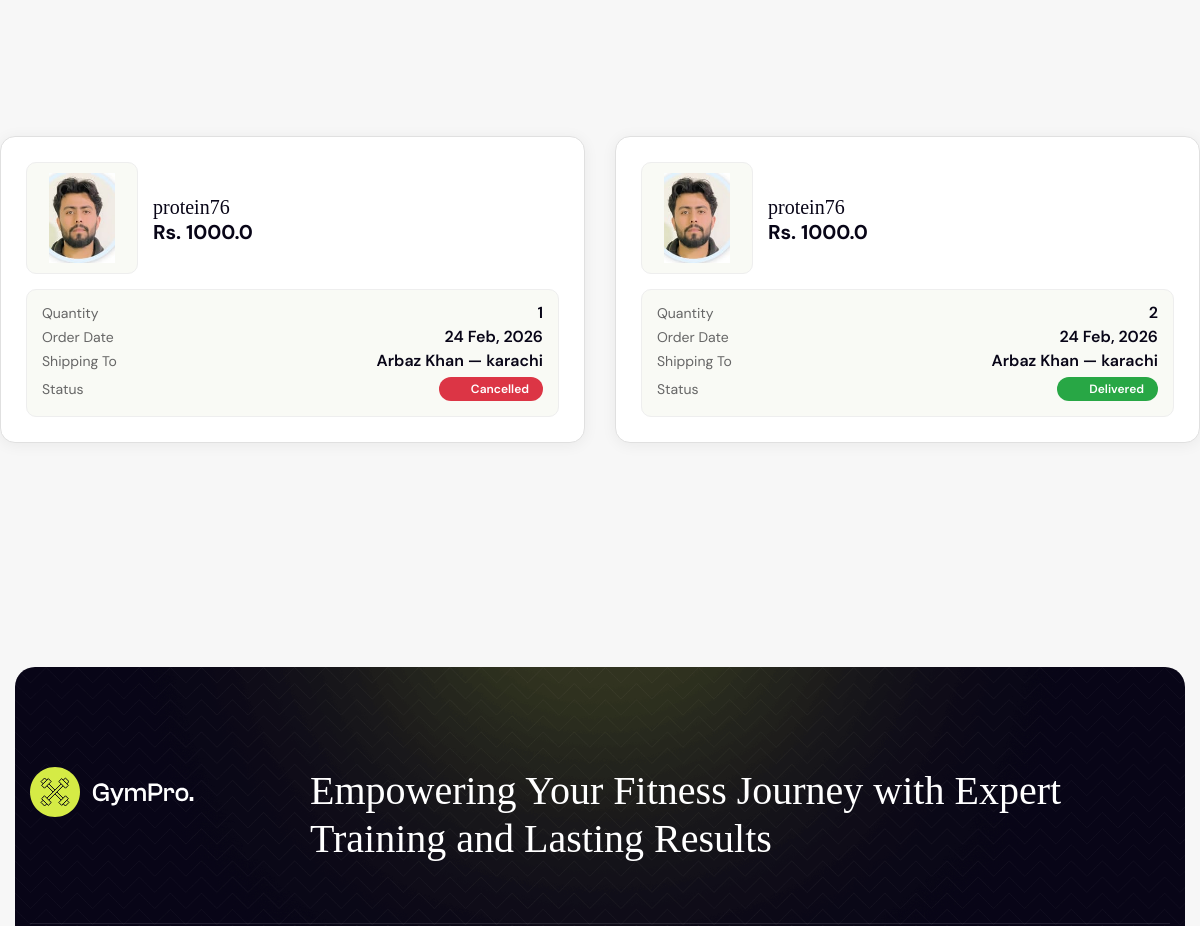
The page /orders/ (signed in, middle part) on the database as committed earlier.
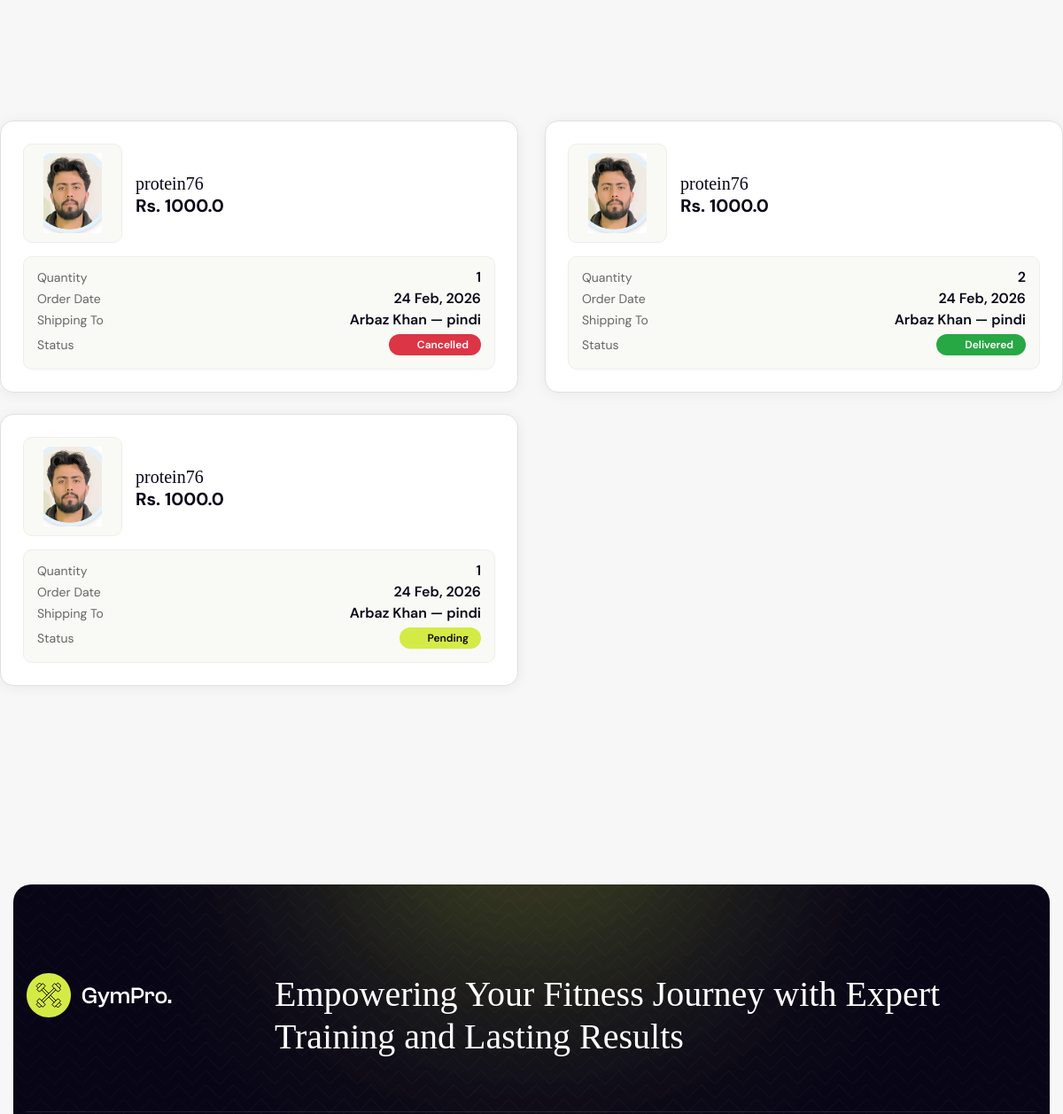
The same page on the database as committed later.
### GYM/models.py (models this page shows, shortened)
class OrderPlaced(models.Model):
    user = models.ForeignKey(User,on_delete=models.CASCADE)
    customer = models.ForeignKey(Customer,on_delete=models.CASCADE)
    product = models.ForeignKey(Product,on_delete=models.CASCADE)
    quantity = models.PositiveIntegerField(default=1)
    ordered_date = models.DateTimeField(auto_now_add=True)
    status = models.CharField(choices=status_choices,max_length=50,default='pending')

class Product(models.Model):
    product_id = models.CharField(max_length=100)
    title = models.CharField(max_length = 200)
    selling_price = models.FloatField(max_length=200)
    discounted_price = models.FloatField(max_length=100)
    description = models.CharField(max_length=200)
    brand = models.CharField(max_length=200)
    category = models.CharField(choices=category_choices,max_length=100)
    product_image = models.ImageField()

class Customer(models.Model):
    user = models.ForeignKey(User,on_delete=models.CASCADE)
    name = models.CharField(max_length=50)
    locality = models.CharField(max_length=100)
    zipcode = models.IntegerField(validators=[MinValueValidator(10000), MaxValueValidator(99999)])
    state = models.CharField(choices=state_choices,max_length=100)

### GYM/views.py (the view)
# urls.py: path('orders/', views.orders, name='orders'),
def orders(request):
    user = request.user
    orders = OrderPlaced.objects.filter(user=user)
    return render(request, 'GYM/orders.html', {'orders': orders})

### GYM/templates/GYM/orders.html (shortened to what this page needs)
{% extends 'GYM/base.html' %}
{% load static %}
{% block content %}
    <section class="page-program-single">
        <div class="container" style="padding: 80px 0;">
            {% if orders %}
            <div class="row">
                {% for order in orders %}
                <div class="col-lg-6 mb-4">
                    <div class="wow fadeInUp" data-wow-delay="0.{{ forloop.counter }}s" style="background: #fff; border: 1px solid #e0e0e0; border-radius: 15px; padding: 25px; height: 100%; box-shadow: 0 2px 15px rgba(0,0,0,0.06);">
                        <div class="d-flex align-items-center" style="margin-bottom: 15px;">
                            <div style="background: #f9faf5; border: 1px solid #eee; border-radius: 10px; padding: 10px; margin-right: 15px;">
                                <img src="{{ order.product.product_image.url }}" alt="{{ order.product.title }}" style="width: 90px; height: 90px; object-fit: contain; border-radius: 8px;">
                            </div>
                            <div style="flex: 1;">
                                <h5 style="color: var(--primary-color); margin: 0 0 5px;">{{ order.product.title }}</h5>
                                <span style="color: var(--primary-color); font-size: 20px; font-weight: 700;">Rs. {{ order.product.discounted_price }}</span>
                            </div>
                        </div>
                        <div style="background: #f9faf5; border: 1px solid #eee; border-radius: 10px; padding: 15px;">
                            <div style="display: flex; justify-content: space-between; margin-bottom: 8px;">
                                <span style="color: #666; font-size: 14px;">Quantity</span>
                                <span style="color: var(--primary-color); font-weight: 600;">{{ order.quantity }}</span>
                            </div>
                            <div style="display: flex; justify-content: space-between; margin-bottom: 8px;">
                                <span style="color: #666; font-size: 14px;">Order Date</span>
                                <span style="color: var(--primary-color); font-weight: 600;">{{ order.ordered_date|date:"d M, Y" }}</span>
                            </div>
                            <div style="display: flex; justify-content: space-between; margin-bottom: 8px;">
                                <span style="color: #666; font-size: 14px;">Shipping To</span>
                                <span style="color: var(--primary-color); font-weight: 600;">{{ order.customer.name }} — {{ order.customer.state }}</span>
                            </div>
                            <div style="display: flex; justify-content: space-between; align-items: center;">
                                <span style="color: #666; font-size: 14px;">Status</span>
                                {% if order.status == 'delivered' %}
                                <span style="background: #28a745; color: #fff; padding: 4px 14px; border-radius: 20px; font-size: 12px; font-weight: 600;">
                                    <i class="fas fa-check-circle"></i> Delivered
                                </span>
                                {% elif order.status == 'cancel' %}
                                <span style="background: #dc3545; color: #fff; padding: 4px 14px; border-radius: 20px; font-size: 12px; font-weight: 600;">
                                    <i class="fas fa-times-circle"></i> Cancelled
                                </span>
                                {% else %}
                                <span style="background: var(--accent-color); color: var(--primary-color); padding: 4px 14px; border-radius: 20px; font-size: 12px; font-weight: 600;">
                                    <i class="fas fa-clock"></i> Pending
                                </span>
                                {% endif %}
                            </div>
                        </div>
                    </div>
                </div>
                {% endfor %}
            </div>
            {% endif %}
        </div>
    </section>
{% endblock %}

### GYM/templates/GYM/base.html (shortened to what this page needs)
<!DOCTYPE html>
<html lang="zxx">
<head>
    {% load static %}
    <link href="{% static 'css/bootstrap.min.css' %}" rel="stylesheet">
    <link href="{% static 'css/slicknav.min.css' %}" rel="stylesheet">
    <link rel="stylesheet" href="{% static 'css/swiper-bundle.min.css' %}">
    <link href="{% static 'css/all.min.css' %}" rel="stylesheet">
    <link href="{% static 'css/animate.css' %}" rel="stylesheet">
    <link rel="stylesheet" href="{% static 'css/magnific-popup.css' %}">
    <link rel="stylesheet" href="{% static 'css/mousecursor.css' %}">
    <link href="{% static 'css/custom.css' %}" rel="stylesheet">
</head>
<body>
    {% block content %}{% endblock %}
    <footer class="main-footer bg-section dark-section">
        <div class="container">
            <div class="row">
                <div class="col-lg-12">
                    <div class="footer-header">
                        <div class="footer-logo"><img src="{% static 'images/logo.svg' %}" alt=""></div>
                        <div class="section-title"><h2>Empowering Your Fitness Journey with Expert Training and Lasting Results</h2></div>
                    </div>
                </div>
                </div>
        </div>
    </footer>
</body>
</html>

Rows that differ between the two databases and show on the page:
changed through a linked row, OrderPlaced (number 1 of 3 on the later page): customer.state "karachi" → "pindi"
changed through a linked row, OrderPlaced (number 2 of 3 on the later page): customer.state "karachi" → "pindi"
added OrderPlaced: product.product_image (picture), product "protein76", product.discounted_price "1000.0", quantity "1", ordered_date "24 Feb, 2026", customer.name "Arbaz Khan", customer.state "pindi", status "pending" (drawn)
